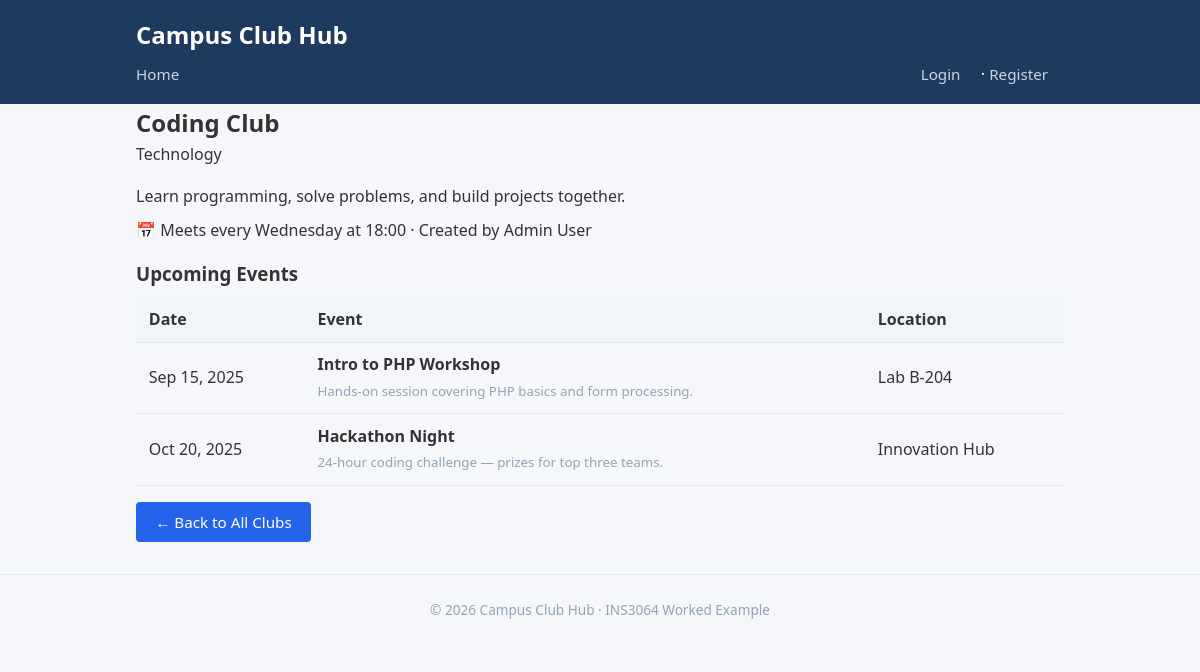
Screenshot of /club_detail.php?id=1 with the database file from the repository.
### tables this page shows
CREATE TABLE clubs (
    id          INT AUTO_INCREMENT PRIMARY KEY,
    name        VARCHAR(150)  NOT NULL,
    description TEXT          NOT NULL,
    category    VARCHAR(100)  NOT NULL DEFAULT 'General',
    meeting_day VARCHAR(20)   DEFAULT NULL,       
    meeting_time VARCHAR(20)  DEFAULT NULL,       
    created_by  INT           DEFAULT NULL,       
    created_at  TIMESTAMP     NOT NULL DEFAULT CURRENT_TIMESTAMP,
    CONSTRAINT fk_clubs_creator
        FOREIGN KEY (created_by) REFERENCES users(id) ON DELETE SET NULL
);

CREATE TABLE users (
    id         INT AUTO_INCREMENT PRIMARY KEY,
    name       VARCHAR(100)  NOT NULL,
    email      VARCHAR(255)  NOT NULL UNIQUE,
    password   VARCHAR(255)  NOT NULL,           
    role       ENUM('student', 'admin') NOT NULL DEFAULT 'student',
    created_at TIMESTAMP     NOT NULL DEFAULT CURRENT_TIMESTAMP
);

CREATE TABLE events (
    id          INT AUTO_INCREMENT PRIMARY KEY,
    club_id     INT           NOT NULL,
    title       VARCHAR(200)  NOT NULL,
    description TEXT          NOT NULL,
    event_date  DATE          NOT NULL,
    location    VARCHAR(200)  DEFAULT NULL,
    created_at  TIMESTAMP     NOT NULL DEFAULT CURRENT_TIMESTAMP,
    CONSTRAINT fk_events_club
        FOREIGN KEY (club_id) REFERENCES clubs(id) ON DELETE CASCADE
);

### club_detail.php (the view, shortened to what this page needs)
<?php
require_once __DIR__ . '/includes/header.php';
$id = (int) ($_GET['id'] ?? 0);
try {
    $pdo  = getDB();
    $stmt = $pdo->prepare(
        'SELECT c.*, u.name AS creator_name
         FROM clubs c
         LEFT JOIN users u ON c.created_by = u.id
         WHERE c.id = ?'
    );
    $stmt->execute([$id]);
    $club = $stmt->fetch();
} catch (PDOException $e) {
    echo '<div class="alert alert-error">Database error: '
         . htmlspecialchars($e->getMessage(), ENT_QUOTES, 'UTF-8')
         . '</div>';
    $club = false;
}
try {
    $stmt = $pdo->prepare(
        'SELECT * FROM events
         WHERE club_id = ?
         ORDER BY event_date ASC'
    );
    $stmt->execute([$id]);
    $events = $stmt->fetchAll();
} catch (PDOException $e) {
    $events = [];
}
?>
<h2><?= htmlspecialchars($club['name'], ENT_QUOTES, 'UTF-8') ?></h2>
<span class="badge">
    <?= htmlspecialchars($club['category'], ENT_QUOTES, 'UTF-8') ?>
</span>
<p class="mt-2">
    <?= nl2br(htmlspecialchars($club['description'], ENT_QUOTES, 'UTF-8')) ?>
</p>
<div class="meta mt-1 mb-2">
    <?php if ($club['meeting_day'] && $club['meeting_time']): ?>
        📅 Meets every
        <?= htmlspecialchars($club['meeting_day'], ENT_QUOTES, 'UTF-8') ?>
        at <?= htmlspecialchars($club['meeting_time'], ENT_QUOTES, 'UTF-8') ?>
    <?php endif; ?>
    <?php if ($club['creator_name']): ?>
        &middot; Created by
        <?= htmlspecialchars($club['creator_name'], ENT_QUOTES, 'UTF-8') ?>
    <?php endif; ?>
</div>
<h3 class="mt-2 mb-1">Upcoming Events</h3>
<?php if (empty($events)): ?>
    <p class="text-muted">No upcoming events scheduled.</p>
<?php else: ?>
    <table>
        <thead>
            <tr>
                <th>Date</th>
                <th>Event</th>
                <th>Location</th>
            </tr>
        </thead>
        <tbody>
            <?php foreach ($events as $event): ?>
                <tr>
                    <td>
                        <?= date('M j, Y', strtotime($event['event_date'])) ?>
                    </td>
                    <td>
                        <strong>
                            <?= htmlspecialchars($event['title'], ENT_QUOTES, 'UTF-8') ?>
                        </strong>
                        <br>
                        <small class="text-muted">
                            <?= htmlspecialchars($event['description'], ENT_QUOTES, 'UTF-8') ?>
                        </small>
                    </td>
                    <td>
                        <?= htmlspecialchars($event['location'] ?? 'TBA', ENT_QUOTES, 'UTF-8') ?>
                    </td>
                </tr>
            <?php endforeach; ?>
        </tbody>
    </table>
<?php endif; ?>
<p class="mt-2">
    <a href="index.php" class="btn btn-primary">&larr; Back to All Clubs</a>
</p>
<?php require_once __DIR__ . '/includes/footer.php'; ?>

### style.css (style rules this page uses)
*, *::before, *::after { box-sizing: border-box; margin: 0; padding: 0; }
body { font-family: 'Segoe UI', Tahoma, Geneva, Verdana, sans-serif; line-height: 1.6; color: #333; background-color: #f5f7fa; }
a { color: #2563eb; text-decoration: none; }
.btn { display: inline-block; padding: 0.5rem 1.2rem; border: none; border-radius: 4px; font-size: 0.95rem; cursor: pointer; text-align: center; }
.btn-primary { background-color: #2563eb; color: #fff; }
table { width: 100%; border-collapse: collapse; margin-bottom: 1rem; }
th, td { text-align: left; padding: 0.6rem 0.8rem; border-bottom: 1px solid #e2e8f0; }
th { background-color: #f1f5f9; font-weight: 600; }
.text-muted { color: #94a3b8; }
.mt-1 { margin-top: 0.5rem; }
.mt-2 { margin-top: 1rem; }
.mb-1 { margin-bottom: 0.5rem; }
.mb-2 { margin-bottom: 1rem; }

### rows the page displays
clubs: name "Coding Club", category "Technology", description "Learn programming, solve problems, and build projects together.", meeting_day "Wednesday", meeting_time "18:00", created_by.name "Admin User"
events: event_date "Sep 15, 2025", title "Intro to PHP Workshop", description "Hands-on session covering PHP basics and form processing.", location "Lab B-204"
events: event_date "Oct 20, 2025", title "Hackathon Night", description "24-hour coding challenge — prizes for top three teams.", location "Innovation Hub"

### other values shown
APP_NAME "Campus Club Hub"
